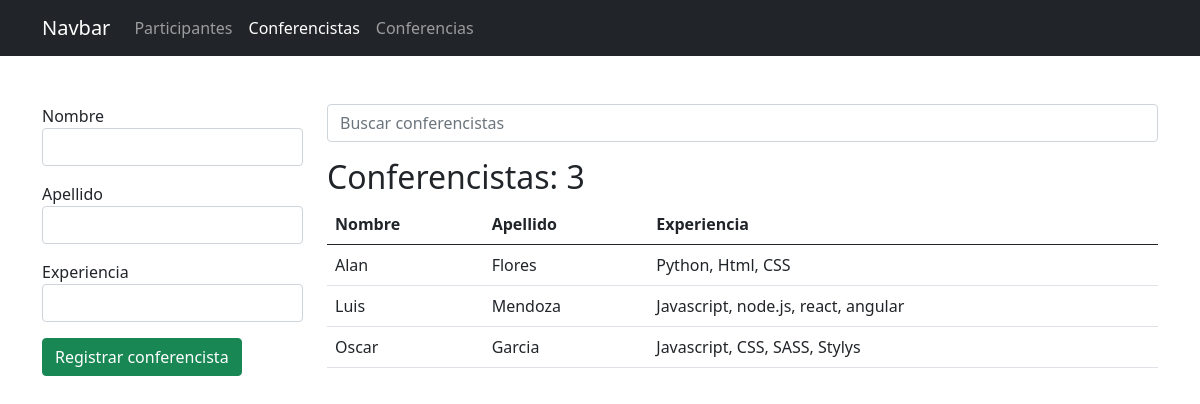
Before: /conferencistas/ with the older database file.
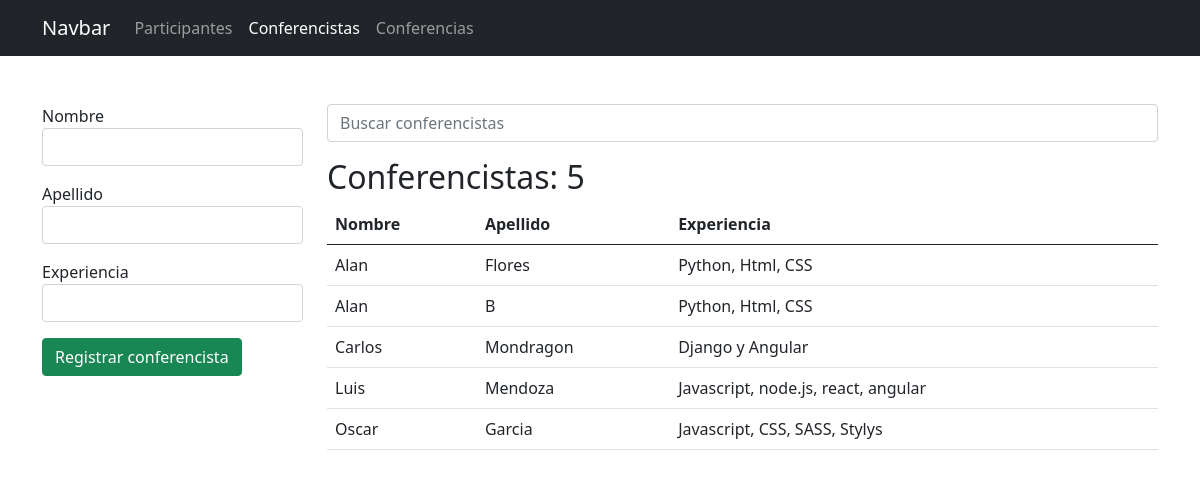
After: the same page with the newer database file.
### app_registro/models.py (models this page shows, shortened)
class Conferencista(models.Model):
    nombre = models.CharField(max_length=30)
    apellido = models.CharField(max_length=35)
    experiencia = models.TextField()

### app_registro/views.py (the view, shortened to what this page needs)
# urls.py: path('conferencistas/', views.conferencistas, name='conferencistas'),
def conferencistas(request):
    activo = 'conferencistas'
    q = request.GET.get('q')
    if q:
        data = Conferencista.objects.filter(nombre__startswith=q).order_by('nombre')
    else:
        data = Conferencista.objects.all().order_by('nombre')
    ctx = {
        'activo':activo,
        'conferencistas': data,
        'q':q
    }
    return render(request, 'registro/conferencistas.html', ctx)

### app_registro/templates/registro/conferencistas.html (shortened to what this page needs)
{% extends "base.html" %}
{% block container %}
    <div class="row">
        <div class="col-3">
            <form action="{% url 'conferencistas' %}" method="post">
                <div class="mb-3">
                    <label for="nombre">Nombre</label>
                    <input type="text" name="nombre" id="nombre" class="form-control" required autofocus>
                </div>
                <div class="mb-3">
                    <label for="apellido">Apellido</label>
                    <input type="text" name="apellido" id="apellido" class="form-control" required>
                </div>
                <div class="mb-3">
                    <label for="experiencia">Experiencia</label>
                    <input type="text" name="experiencia" id="experiencia" class="form-control" required>
                </div>
                <div class="mb-3">
                    <input type="submit" class="btn btn-success" value="Registrar conferencista">
                </div>
            </form>
        </div>
        <div class="col-9">
            <form action="" method="GET">
                <input type="search" name="q" value="{{ q|default_if_none:'' }}" class="form-control" placeholder="Buscar conferencistas">
            </form>
            <h2 class="mt-3">Conferencistas: {{ conferencistas.count }}</h2>
            <table class="table table-hover">
                <thead>
                    <tr>
                        <th>Nombre</th>
                        <th>Apellido</th>
                        <th>Experiencia</th>
                    </tr>
                </thead>
                <tbody>
                    {% for c in conferencistas %}
                    <tr>
                        <td>{{ c.nombre }}</td>
                        <td>{{ c.apellido }}</td>
                        <td>{{ c.experiencia }}</td>
                    </tr>
                    {% empty %}
                    <tr>
                        <td colspan="4" class="text-danger text-center">No se encontraron conferencistas</td>
                    </tr>
                    {% endfor %}
                </tbody>
            </table>
        </div>
    </div>
{% endblock %}

Changed rows visible on the page:
added Conferencista: nombre "Alan", apellido "B", experiencia "Python, Html, CSS"
added Conferencista: nombre "Carlos", apellido "Mondragon", experiencia "Django y Angular"
Other visible differences:
{{ conferencistas.count }}: "3" → "5"
